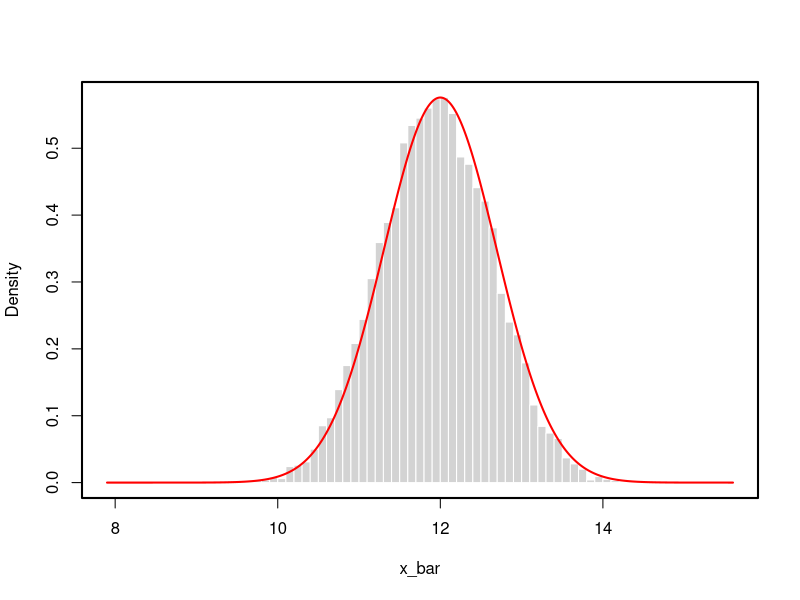
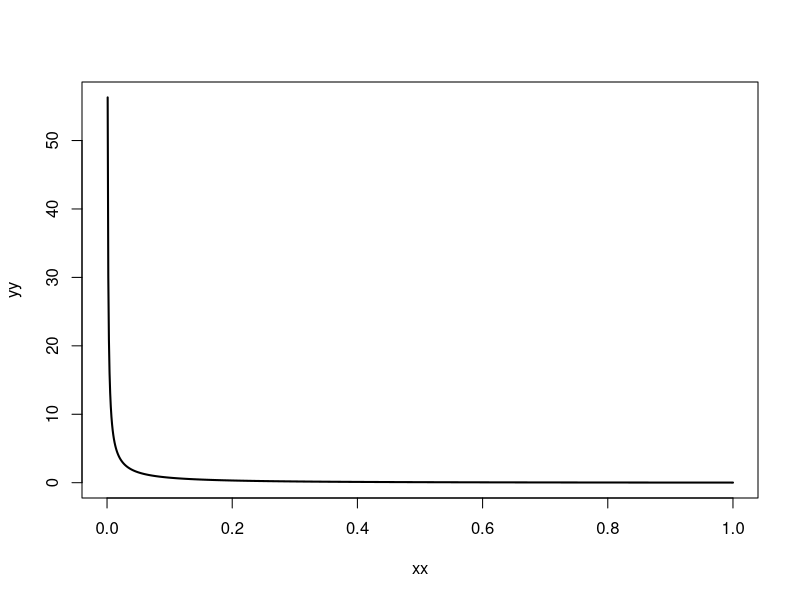
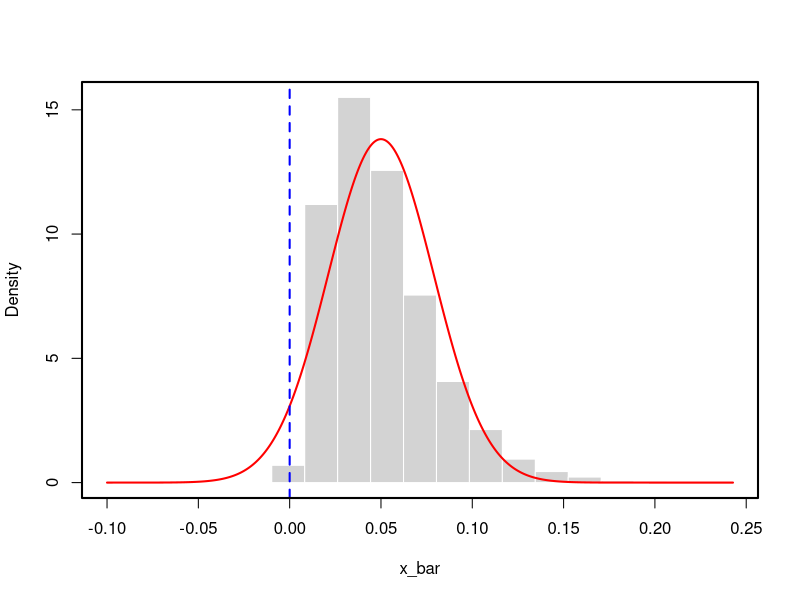
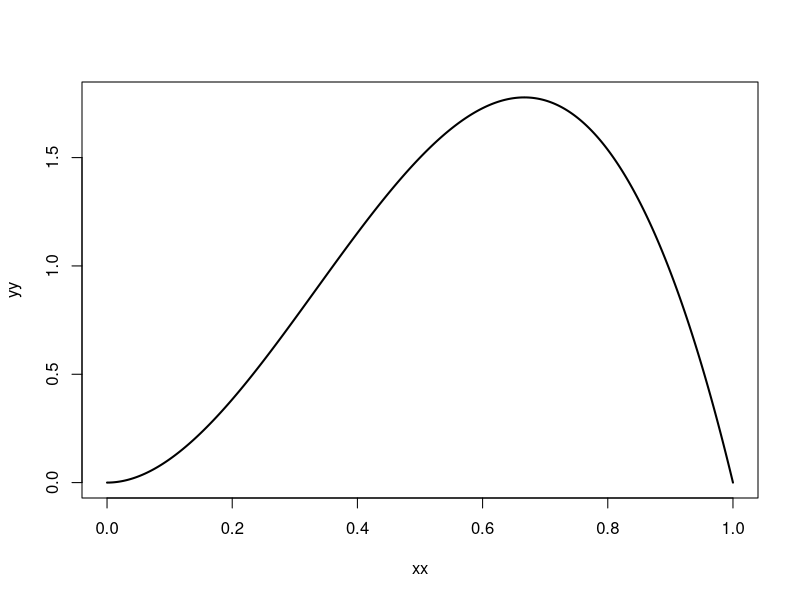
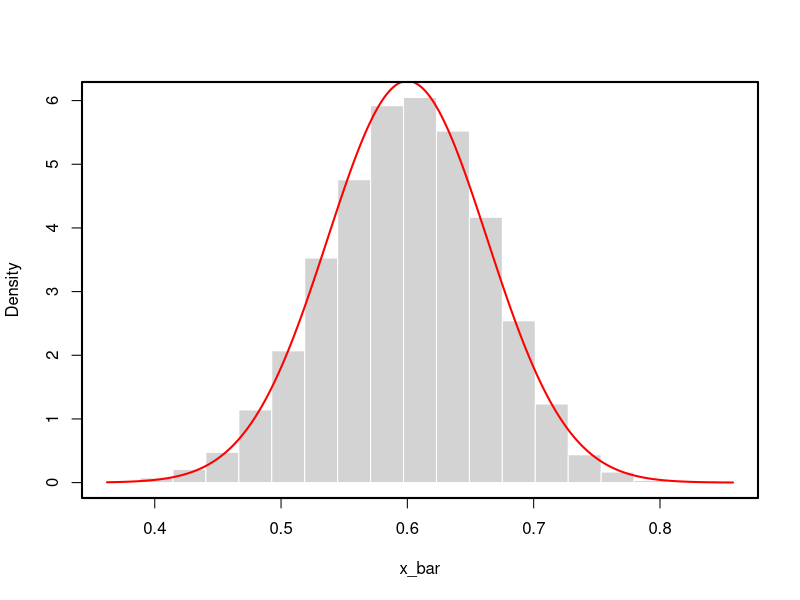
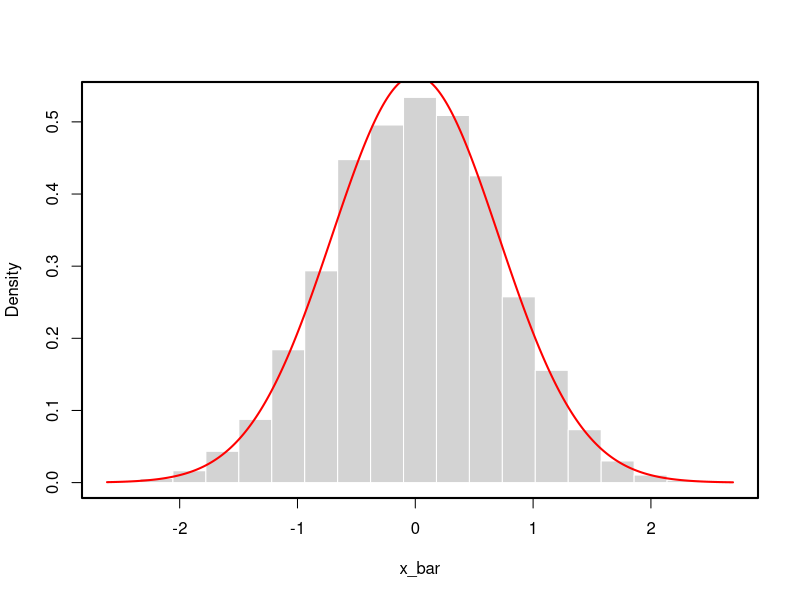

Write the R code that produced these figures, in order.
##############################
# Teorema Central de Límite  #
##############################

# 1- Binomial(n0, p)
#
# - p cerca de 0 o 1, mala idea
# - n menor a 30, mala idea
n0 <- 20    # número de ensayos Bernoulli, n0 = 1 Bernoulli(p)
p <- 0.6   # probabilidad de éxito
n <- 10    # tamaño de muestra
m <- 10000 # simulaciones

ex <- n0*p 
sv <- sqrt(n0*p*(1-p)/n)

x_bar <- rep(NA, m)
for(t in 1:m){
  x_bar[t] <- mean(rbinom(n, n0, p)) 
}

# Si X ~ Bin(n0, p) , E(X) = n0*p y Var(X) = n0*p*(1-p)
a <- min(x_bar)-1
b <- max(x_bar)+1
hist(x_bar, main = "", border = "white", 
     #breaks  = seq(a, b, length.out = 30),
     breaks =  "FD",
     probability = TRUE, xlim = c(a, b))
xx <- seq(a, b, length.out = 1000)
yy <- dnorm(xx, ex, sv)
lines(xx, yy, col = "red", lwd = 2)
abline(v = c(0, 1), lwd = 2, lty = 2, col = "blue")
box(lwd = 2)


# 2- Gamma(a, b)
# -  al menor a dos mala idea
# - n menor a 30, mala idea
al <- 0.1
be <- 2
n <- 30    # tamaño de muestra
m <- 10000 # simulaciones

ex <- al/be 
sv <- sqrt(al/(be*be*n))

xx <- seq(0, 1, length.out = 1000)
yy <- dgamma(xx, al, be)
plot(xx, yy, type = "l", lwd = 2)

x_bar <- rep(NA, m)
for(t in 1:m){
  x_bar[t] <- mean(rgamma(n, al, be)) 
}

# Si X ~ Gamma(a, b) , E(X) = a/b y Var(X) = a/b^2
#a <- min(x_bar)*0.99
a <- -0.1
b <- max(x_bar)*1.01
hist(x_bar, main = "", border = "white", 
     breaks  = seq(a, b, length.out = 20), 
     probability = TRUE, xlim = c(a, b))
xx <- seq(a, b, length.out = 1000)
yy <- dnorm(xx, ex, sv)
lines(xx, yy, col = "red", lwd = 2)
abline(v = 0, lwd = 2, lty = 2, col = "blue")
box(lwd = 2)



# 3- Beta(a, b)
# -  al menor a dos mala idea
# - n menor a 30, mala idea
al <- 3
be <- 2
n <- 10    # tamaño de muestra
m <- 10000 # simulaciones

ex <- al/(al + be)
sv <- sqrt(al*be/(n*(al + be + 1)*((al + be)^2)))

xx <- seq(0, 1, length.out = 1000)
yy <- dbeta(xx, al, be)
plot(xx, yy, type = "l", lwd = 2)

x_bar <- rep(NA, m)
for(t in 1:m){
  x_bar[t] <- mean(rbeta(n, al, be)) 
}

# Si X ~ Beta(a, b) , 
a <- min(x_bar)*0.99
b <- max(x_bar)*1.01
hist(x_bar, main = "", border = "white", 
     breaks  = seq(a, b, length.out = 20), 
     probability = TRUE, xlim = c(a, b))
xx <- seq(a, b, length.out = 1000)
yy <- dnorm(xx, ex, sv)
lines(xx, yy, col = "red", lwd = 2)
abline(v = 0, lwd = 2, lty = 2, col = "blue")
box(lwd = 2)

# Normal ---- Distribucion exacta!
m <- 10000
n <- 2
mu <- 0
sigma <- 1
ex <- 0
sv <- sqrt(1/n)

x_bar <- rep(NA, m)
for(t in 1:m){
  x_bar[t] <- mean(rnorm(n, mu, sigma)) 
}

a <- min(x_bar) - 0.1
b <- max(x_bar) + 0.1
hist(x_bar, main = "", border = "white", 
     breaks  = seq(a, b, length.out = 20), 
     probability = TRUE, xlim = c(a, b))
xx <- seq(a, b, length.out = 1000)
yy <- dnorm(xx, ex, sv)
lines(xx, yy, col = "red", lwd = 2)
box(lwd = 2)
